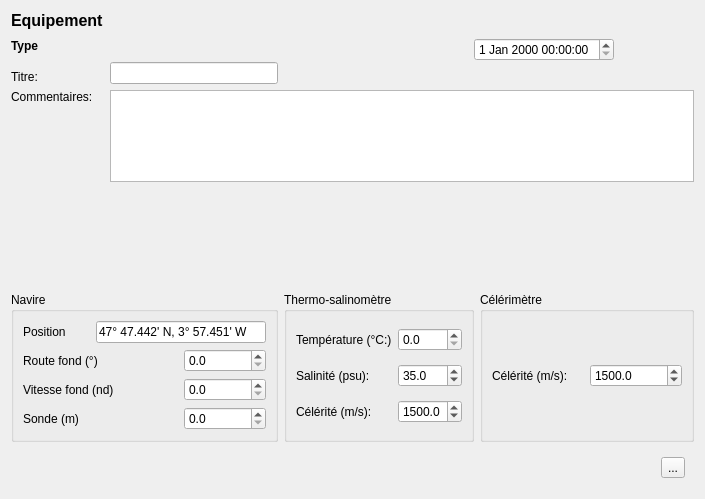
<?xml version="1.0" encoding="UTF-8"?>
<ui version="4.0">
 <class>EventDetails</class>
 <widget class="QWidget" name="EventDetails">
  <property name="geometry">
   <rect>
    <x>0</x>
    <y>0</y>
    <width>705</width>
    <height>499</height>
   </rect>
  </property>
  <property name="windowTitle">
   <string>Form</string>
  </property>
  <layout class="QGridLayout" name="gridLayout_6">
   <item row="0" column="0">
    <widget class="QLabel" name="l_Equipement">
     <property name="font">
      <font>
       <pointsize>12</pointsize>
       <weight>75</weight>
       <bold>true</bold>
      </font>
     </property>
     <property name="text">
      <string>Equipement</string>
     </property>
    </widget>
   </item>
   <item row="1" column="0">
    <widget class="QLabel" name="l_Type">
     <property name="font">
      <font>
       <weight>75</weight>
       <bold>true</bold>
      </font>
     </property>
     <property name="text">
      <string>Type</string>
     </property>
    </widget>
   </item>
   <item row="1" column="1" colspan="2">
    <spacer name="horizontalSpacer_2">
     <property name="orientation">
      <enum>Qt::Horizontal</enum>
     </property>
     <property name="sizeHint" stdset="0">
      <size>
       <width>40</width>
       <height>20</height>
      </size>
     </property>
    </spacer>
   </item>
   <item row="1" column="3" rowspan="2" colspan="2">
    <widget class="QDateTimeEdit" name="dt_Event">
     <property name="maximumSize">
      <size>
       <width>140</width>
       <height>16777215</height>
      </size>
     </property>
    </widget>
   </item>
   <item row="2" column="1" rowspan="2">
    <widget class="QLineEdit" name="le_Titre"/>
   </item>
   <item row="2" column="2" rowspan="2">
    <spacer name="horizontalSpacer_3">
     <property name="orientation">
      <enum>Qt::Horizontal</enum>
     </property>
     <property name="sizeHint" stdset="0">
      <size>
       <width>40</width>
       <height>20</height>
      </size>
     </property>
    </spacer>
   </item>
   <item row="3" column="0">
    <widget class="QLabel" name="label_4">
     <property name="text">
      <string>Titre:</string>
     </property>
    </widget>
   </item>
   <item row="4" column="0">
    <widget class="QLabel" name="label_9">
     <property name="mouseTracking">
      <bool>false</bool>
     </property>
     <property name="text">
      <string>Commentaires:</string>
     </property>
     <property name="alignment">
      <set>Qt::AlignLeading|Qt::AlignLeft|Qt::AlignTop</set>
     </property>
    </widget>
   </item>
   <item row="4" column="1" colspan="4">
    <widget class="QTextEdit" name="te_Comments"/>
   </item>
   <item row="5" column="0" colspan="5">
    <widget class="QStackedWidget" name="sw_Sip_Pro">
     <property name="currentIndex">
      <number>0</number>
     </property>
     <widget class="QWidget" name="page_Vide"/>
     <widget class="QWidget" name="page_Profil">
      <layout class="QGridLayout" name="gridLayout_5">
       <item row="0" column="1">
        <widget class="QSpinBox" name="sp_NumProfil">
         <property name="maximumSize">
          <size>
           <width>80</width>
           <height>16777215</height>
          </size>
         </property>
         <property name="maximum">
          <number>1000</number>
         </property>
        </widget>
       </item>
       <item row="0" column="0">
        <widget class="QLabel" name="label_8">
         <property name="text">
          <string>N° profil</string>
         </property>
        </widget>
       </item>
       <item row="4" column="0">
        <widget class="QLabel" name="label_18">
         <property name="text">
          <string>Référence célérité:</string>
         </property>
        </widget>
       </item>
       <item row="1" column="0">
        <widget class="QLabel" name="label_7">
         <property name="text">
          <string>Fichier :</string>
         </property>
        </widget>
       </item>
       <item row="1" column="1">
        <widget class="QLineEdit" name="le_FicProfil"/>
       </item>
       <item row="0" column="2">
        <spacer name="horizontalSpacer">
         <property name="orientation">
          <enum>Qt::Horizontal</enum>
         </property>
         <property name="sizeHint" stdset="0">
          <size>
           <width>40</width>
           <height>20</height>
          </size>
         </property>
        </spacer>
       </item>
       <item row="4" column="1">
        <widget class="QComboBox" name="cb_RefCelerite">
         <item>
          <property name="text">
           <string>Thermo-Salinomètre</string>
          </property>
         </item>
         <item>
          <property name="text">
           <string>Célérimètre</string>
          </property>
         </item>
        </widget>
       </item>
       <item row="5" column="0">
        <spacer name="verticalSpacer">
         <property name="orientation">
          <enum>Qt::Vertical</enum>
         </property>
         <property name="sizeHint" stdset="0">
          <size>
           <width>20</width>
           <height>40</height>
          </size>
         </property>
        </spacer>
       </item>
      </layout>
     </widget>
     <widget class="QWidget" name="page_Sippican">
      <layout class="QGridLayout" name="gridLayout_4">
       <item row="2" column="1" colspan="2">
        <widget class="QLineEdit" name="le_probeType"/>
       </item>
       <item row="2" column="0">
        <widget class="QLabel" name="label_11">
         <property name="text">
          <string>Type de sonde</string>
         </property>
        </widget>
       </item>
       <item row="6" column="0">
        <widget class="QLabel" name="label_10">
         <property name="text">
          <string>Tir Sippican</string>
         </property>
        </widget>
       </item>
       <item row="6" column="1">
        <widget class="QSpinBox" name="le_ProbeNumber"/>
       </item>
       <item row="8" column="0">
        <widget class="QCheckBox" name="cb_ChargeSIS">
         <property name="text">
          <string>Chargé dans SIS à:</string>
         </property>
        </widget>
       </item>
       <item row="2" column="4">
        <widget class="QLineEdit" name="le_FicASVP"/>
       </item>
       <item row="8" column="1">
        <widget class="QDateTimeEdit" name="dt_ChargeSIS"/>
       </item>
       <item row="6" column="4">
        <widget class="QDoubleSpinBox" name="sp_CelASVP">
         <property name="decimals">
          <number>1</number>
         </property>
         <property name="minimum">
          <double>1400.000000000000000</double>
         </property>
         <property name="maximum">
          <double>1600.000000000000000</double>
         </property>
         <property name="value">
          <double>1500.000000000000000</double>
         </property>
        </widget>
       </item>
       <item row="6" column="3">
        <widget class="QLabel" name="label_17">
         <property name="text">
          <string>Célérité ASVP à 3m (m/s):</string>
         </property>
        </widget>
       </item>
       <item row="2" column="3">
        <widget class="QLabel" name="label_19">
         <property name="text">
          <string>Fichier ASVP:</string>
         </property>
        </widget>
       </item>
       <item row="9" column="0">
        <spacer name="verticalSpacer_2">
         <property name="orientation">
          <enum>Qt::Vertical</enum>
         </property>
         <property name="sizeHint" stdset="0">
          <size>
           <width>20</width>
           <height>40</height>
          </size>
         </property>
        </spacer>
       </item>
       <item row="8" column="3">
        <widget class="QLabel" name="label">
         <property name="text">
          <string>Fichier SIS:</string>
         </property>
        </widget>
       </item>
       <item row="8" column="4">
        <widget class="QLineEdit" name="le_FicSis"/>
       </item>
      </layout>
     </widget>
    </widget>
   </item>
   <item row="6" column="0" colspan="2">
    <widget class="QGroupBox" name="groupBox">
     <property name="title">
      <string>Navire</string>
     </property>
     <layout class="QGridLayout" name="gridLayout">
      <item row="0" column="0">
       <widget class="QLabel" name="label_3">
        <property name="text">
         <string>Position</string>
        </property>
       </widget>
      </item>
      <item row="2" column="2">
       <widget class="QDoubleSpinBox" name="sp_SOG">
        <property name="decimals">
         <number>1</number>
        </property>
       </widget>
      </item>
      <item row="2" column="0" colspan="2">
       <widget class="QLabel" name="label_6">
        <property name="text">
         <string>Vitesse fond (nd)</string>
        </property>
       </widget>
      </item>
      <item row="1" column="2">
       <widget class="QDoubleSpinBox" name="sp_COG">
        <property name="decimals">
         <number>1</number>
        </property>
        <property name="maximum">
         <double>360.000000000000000</double>
        </property>
       </widget>
      </item>
      <item row="1" column="0" colspan="2">
       <widget class="QLabel" name="label_5">
        <property name="text">
         <string>Route fond (°)</string>
        </property>
       </widget>
      </item>
      <item row="0" column="1" colspan="2">
       <widget class="QLineEdit" name="le_Position">
        <property name="minimumSize">
         <size>
          <width>170</width>
          <height>0</height>
         </size>
        </property>
        <property name="text">
         <string>47° 47.442' N, 3° 57.451' W</string>
        </property>
       </widget>
      </item>
      <item row="3" column="0">
       <widget class="QLabel" name="label_15">
        <property name="text">
         <string>Sonde (m)</string>
        </property>
       </widget>
      </item>
      <item row="3" column="2">
       <widget class="QDoubleSpinBox" name="sp_Sonde">
        <property name="decimals">
         <number>1</number>
        </property>
        <property name="maximum">
         <double>9999.000000000000000</double>
        </property>
       </widget>
      </item>
     </layout>
    </widget>
   </item>
   <item row="6" column="2" colspan="2">
    <widget class="QGroupBox" name="groupBox_2">
     <property name="title">
      <string>Thermo-salinomètre</string>
     </property>
     <layout class="QGridLayout" name="gridLayout_2">
      <item row="0" column="0">
       <widget class="QLabel" name="label_12">
        <property name="text">
         <string>Température (°C:)</string>
        </property>
       </widget>
      </item>
      <item row="0" column="1">
       <widget class="QDoubleSpinBox" name="sp_SBETemp">
        <property name="decimals">
         <number>1</number>
        </property>
        <property name="minimum">
         <double>0.000000000000000</double>
        </property>
       </widget>
      </item>
      <item row="1" column="0">
       <widget class="QLabel" name="label_13">
        <property name="text">
         <string>Salinité (psu):</string>
        </property>
       </widget>
      </item>
      <item row="1" column="1">
       <widget class="QDoubleSpinBox" name="sp_SBESalinite">
        <property name="decimals">
         <number>1</number>
        </property>
        <property name="value">
         <double>35.000000000000000</double>
        </property>
       </widget>
      </item>
      <item row="2" column="0">
       <widget class="QLabel" name="label_14">
        <property name="text">
         <string>Célérité (m/s):</string>
        </property>
       </widget>
      </item>
      <item row="2" column="1">
       <widget class="QDoubleSpinBox" name="sp_SBECelerite">
        <property name="decimals">
         <number>1</number>
        </property>
        <property name="minimum">
         <double>1400.000000000000000</double>
        </property>
        <property name="maximum">
         <double>1600.000000000000000</double>
        </property>
        <property name="value">
         <double>1500.000000000000000</double>
        </property>
       </widget>
      </item>
     </layout>
    </widget>
   </item>
   <item row="6" column="4">
    <widget class="QGroupBox" name="groupBox_3">
     <property name="title">
      <string>Célérimètre</string>
     </property>
     <layout class="QGridLayout" name="gridLayout_3">
      <item row="0" column="0">
       <widget class="QLabel" name="label_16">
        <property name="text">
         <string>Célérité (m/s):</string>
        </property>
       </widget>
      </item>
      <item row="0" column="1">
       <widget class="QDoubleSpinBox" name="sp_Celerimetre">
        <property name="decimals">
         <number>1</number>
        </property>
        <property name="minimum">
         <double>1400.000000000000000</double>
        </property>
        <property name="maximum">
         <double>1600.000000000000000</double>
        </property>
        <property name="value">
         <double>1500.000000000000000</double>
        </property>
       </widget>
      </item>
     </layout>
    </widget>
   </item>
   <item row="7" column="4">
    <widget class="QStackedWidget" name="sw_btns">
     <property name="maximumSize">
      <size>
       <width>214</width>
       <height>42</height>
      </size>
     </property>
     <property name="currentIndex">
      <number>0</number>
     </property>
     <widget class="QWidget" name="page_3">
      <layout class="QGridLayout" name="gridLayout_9">
       <item row="0" column="0">
        <spacer name="horizontalSpacer_4">
         <property name="orientation">
          <enum>Qt::Horizontal</enum>
         </property>
         <property name="sizeHint" stdset="0">
          <size>
           <width>164</width>
           <height>20</height>
          </size>
         </property>
        </spacer>
       </item>
       <item row="0" column="1">
        <widget class="QToolButton" name="btn_UnLock">
         <property name="text">
          <string>...</string>
         </property>
         <property name="icon">
          <iconset resource="icons.qrc">
           <normaloff>:/icones/CadenasFerme.jpg</normaloff>:/icones/CadenasFerme.jpg</iconset>
         </property>
        </widget>
       </item>
      </layout>
     </widget>
     <widget class="QWidget" name="page">
      <layout class="QGridLayout" name="gridLayout_7">
       <item row="0" column="1">
        <widget class="QPushButton" name="btn_Modifier">
         <property name="maximumSize">
          <size>
           <width>80</width>
           <height>24</height>
          </size>
         </property>
         <property name="text">
          <string>Modifier</string>
         </property>
        </widget>
       </item>
       <item row="0" column="2">
        <widget class="QPushButton" name="btn_Supprimer">
         <property name="maximumSize">
          <size>
           <width>80</width>
           <height>24</height>
          </size>
         </property>
         <property name="text">
          <string>Supprimer</string>
         </property>
        </widget>
       </item>
       <item row="0" column="3">
        <widget class="QToolButton" name="btn_Lock">
         <property name="maximumSize">
          <size>
           <width>24</width>
           <height>23</height>
          </size>
         </property>
         <property name="text">
          <string>...</string>
         </property>
         <property name="icon">
          <iconset resource="icons.qrc">
           <normaloff>:/icones/CadenasOuvert.jpg</normaloff>:/icones/CadenasOuvert.jpg</iconset>
         </property>
        </widget>
       </item>
      </layout>
     </widget>
     <widget class="QWidget" name="page_2">
      <layout class="QGridLayout" name="gridLayout_8">
       <item row="0" column="0">
        <widget class="QPushButton" name="btn_Valider">
         <property name="maximumSize">
          <size>
           <width>95</width>
           <height>24</height>
          </size>
         </property>
         <property name="text">
          <string>Valider</string>
         </property>
        </widget>
       </item>
       <item row="0" column="1">
        <widget class="QPushButton" name="btn_Annuler">
         <property name="maximumSize">
          <size>
           <width>95</width>
           <height>24</height>
          </size>
         </property>
         <property name="text">
          <string>Annuler</string>
         </property>
        </widget>
       </item>
      </layout>
     </widget>
    </widget>
   </item>
  </layout>
 </widget>
 <resources>
  <include location="icons.qrc"/>
 </resources>
 <connections/>
</ui>
